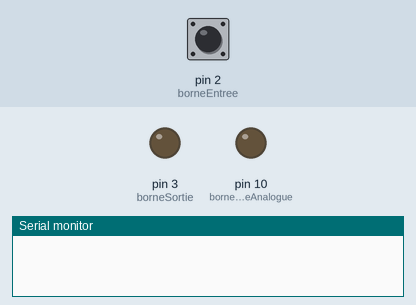
A program run on a simulated Arduino Uno, built with avr-gcc and run on an emulated ATmega328P. Shown: output pins drawn as LEDs (lit = HIGH), the last lines printed to the serial monitor. Dashed ring = blinking. The inputs (shaded band) are chosen by the test bench; at power-on: pin 2 (borneEntree) HIGH.

Above: at 1.2 s.
1.3 s: pin 2 (borneEntree) pulsed LOW 5 times (0.12 s each, 0.3 s apart)
At 1.59 s:
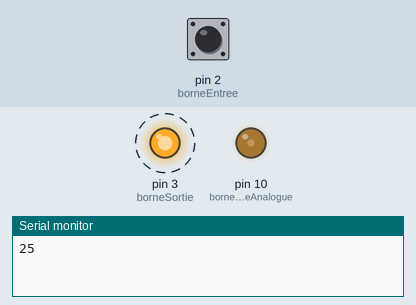
At 3.1 s:
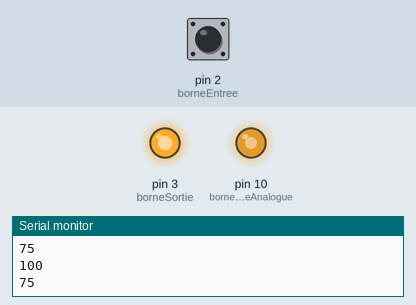
Timing chart, 0 to 4.6 s (numbered marks = the images above; inputs shaded):
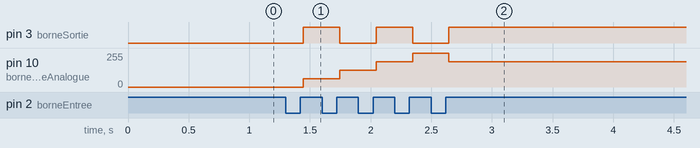

Measured:
- after the input at 1.3 s, pin 3 (borneSortie): alternates HIGH for 0.30 s and LOW for 0.30 s, 5 changes in all, then stays HIGH, starting after 0.15 s; pin 10 (borneSortieAnalogue): 0/255 → 63/255 after 0.15 s, → 127/255 0.30 s later, → 191/255 0.30 s later, → 255/255 0.30 s later, … (5 changes in this stretch)

The program:

main.cpp
```cpp
#include <Arduino.h>

const int borneEntree = 2;
const int borneSortie = 3;
const int borneSortieAnalogue = 10;

int dernierEtatLed = LOW;
int luminance = 0;
int pasIncrementation = 9;
int pasDecrementation = -25;
long derniereDateChangement = 0;
int dernierEtatBouton = HIGH;
int dernierEtatStableBouton = HIGH;
const int delaiMinPression = 25;
void setup()
{
  pinMode(borneSortieAnalogue, OUTPUT);
  pinMode(borneSortie, OUTPUT);
  pinMode(borneEntree, INPUT);
  Serial.begin(9600);
}

void loop()
{
  int etatBouton = digitalRead(borneEntree);
  long dateActuelle = millis();
  if (etatBouton != dernierEtatBouton)
  {
    derniereDateChangement = dateActuelle;
    dernierEtatBouton = etatBouton;
  }
  if (dateActuelle - derniereDateChangement > delaiMinPression)
  {
    if (dernierEtatStableBouton == LOW && etatBouton == HIGH)
    {
      dernierEtatLed = !dernierEtatLed;
      digitalWrite(borneSortie, dernierEtatLed);

      if (luminance == 0)
      {
        pasIncrementation = 25;
      }

      if (luminance == 100)
      {
        pasIncrementation = -25;
      }

      luminance = luminance + pasIncrementation;
      analogWrite(borneSortieAnalogue, luminance * 2.55);
      Serial.println(luminance);
    }
    dernierEtatStableBouton = etatBouton;
  }
}
```
